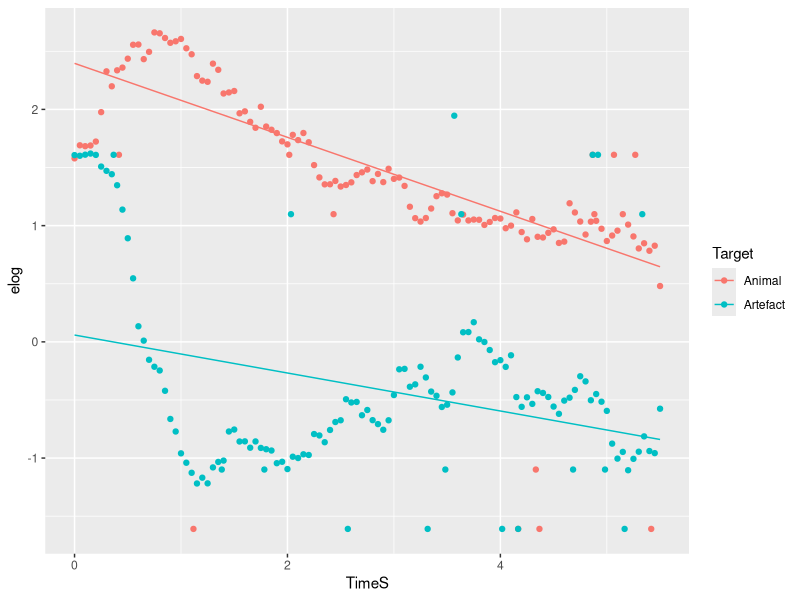
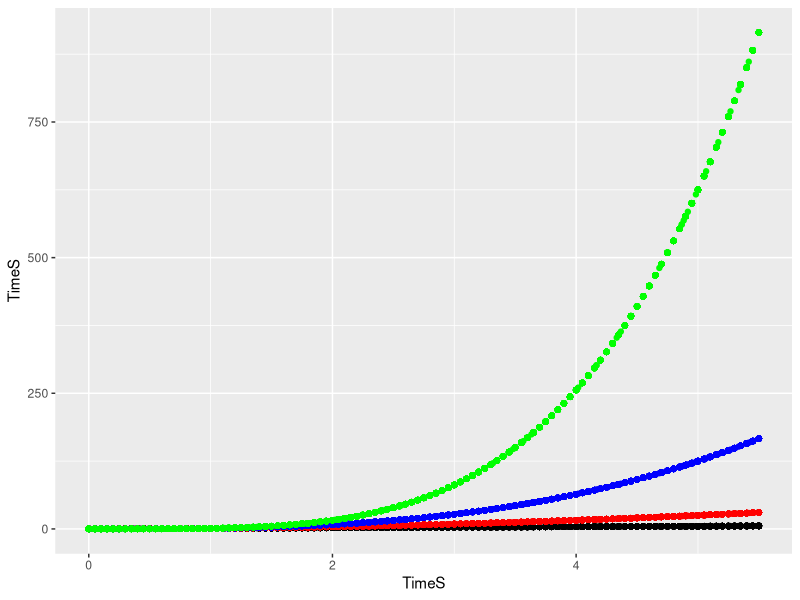
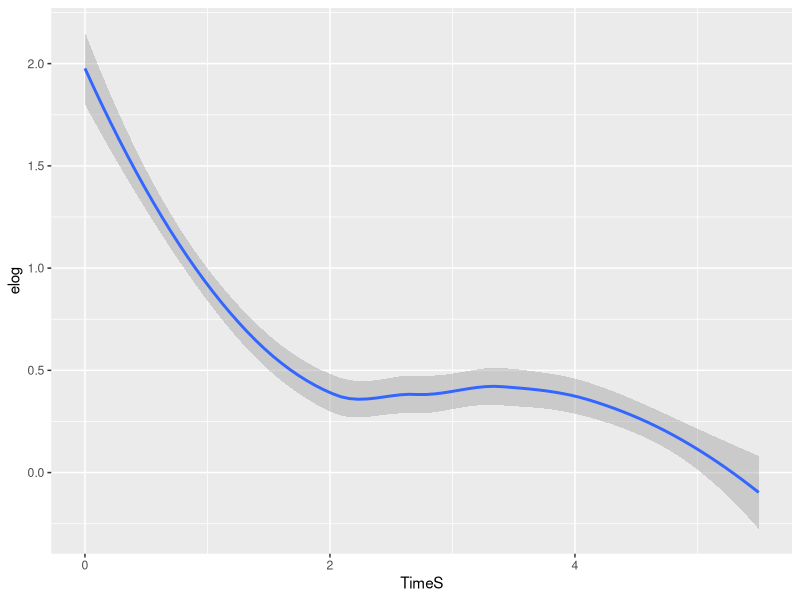
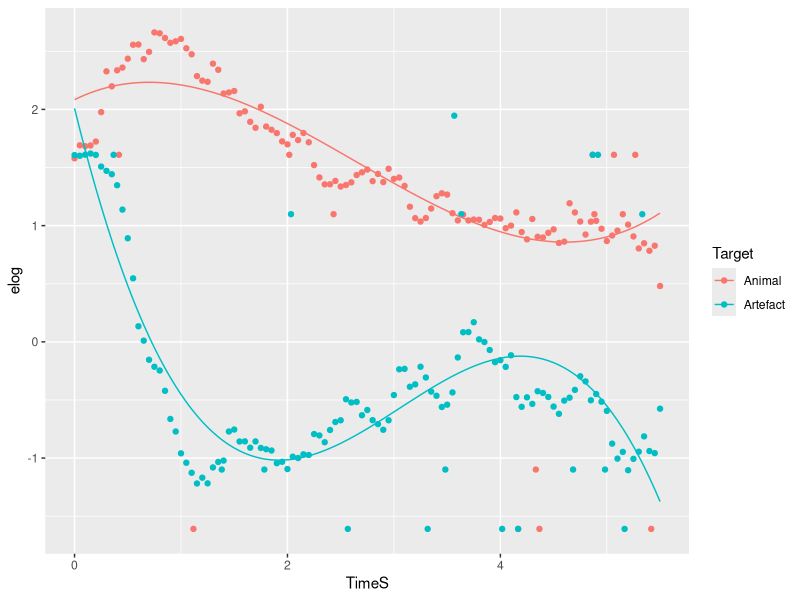
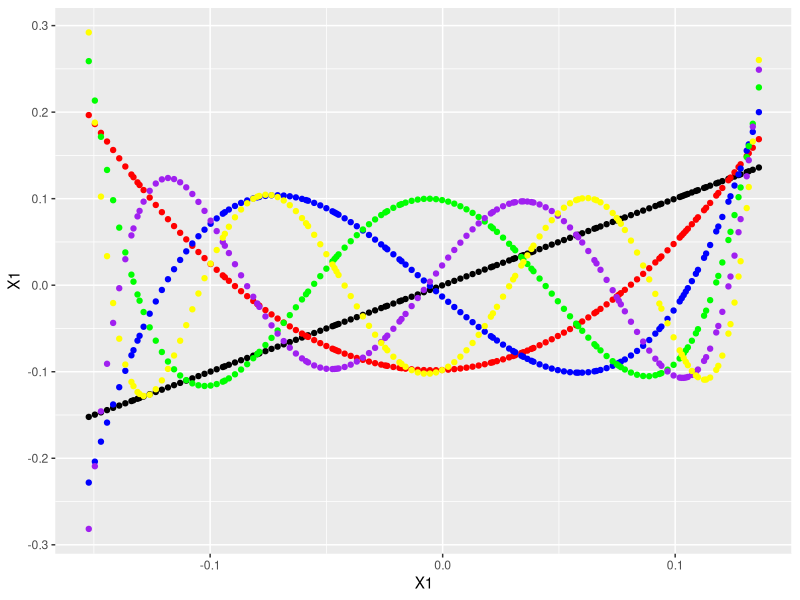
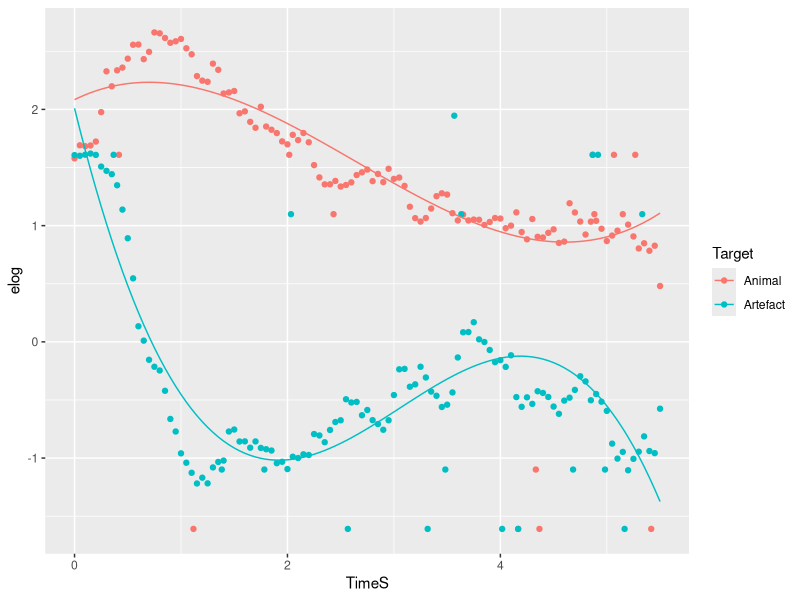

Write R code to recreate these figures, in order. (Note: a time limit stopped this script after it produced the figures.)
## ---- chunk 1
library(ggplot2)
library(lme4)
library(dplyr)
## ---- chunk 2
data <- read.csv('data-eyetracking.csv')
## ---- chunk 3
# rescale, bin, aggregate, and transform our DV's all in one step
binned <- data %>%
        mutate(TimeS = TimeFromSubphaseOnset / 1000,
               Bin = TimeFromSubphaseOnset %/% 50) %>% # re-scale, bin
        group_by(ParticipantName,Target,Bin) %>% # aggregate within bins
        summarise(PropAnimal = mean(Animate), y = sum(Animate), N = length(Animate), TimeS = min(TimeS)) %>%
        mutate(elog = log( (y + .5) / (N - y + .5) ), # empirical logit
               wts = 1/(y + .5) + 1/(N - y + .5), # optional weights
               Arcsin = asin(sqrt(PropAnimal))) %>% # arcsin-sqrt 
        ungroup()        
## ---- chunk 4
binned$TargetC <- ifelse(binned$Target == 'Animal', .5, -.5)
binned$TargetC <- scale(binned$TargetC, center=T, scale=F)

model <- lmer(elog ~ TargetC*TimeS + (1 + TargetC + TimeS | ParticipantName), data = binned)
summary(model)
## ---- chunk 5
ggplot(binned, aes(x=TimeS, y=elog, color=Target)) +
                     stat_summary(fun.y=mean, geom="point") +
                     stat_summary(aes(y=predict(model,binned,re.form=NA)), fun.y=mean, geom="line")
## ---- chunk 6
binned <- binned %>%
          mutate(TimeS_2 = TimeS^2,
                 TimeS_3 = TimeS^3,
                 TimeS_4 = TimeS^4)

head(binned)

ggplot(binned, aes(x=TimeS, y=TimeS)) +
               geom_point() +
               geom_point(aes(y=TimeS_2), color='red') +  
               geom_point(aes(y=TimeS_3), color='blue') +
               geom_point(aes(y=TimeS_4), color='green')
## ---- chunk 7
model <- lmer(elog ~ Target*(TimeS + TimeS_2 + TimeS_3 + TimeS_4) + (1 + Target + TimeS + TimeS_2 + TimeS_3 + TimeS_4 | ParticipantName), data = binned)
summary(model)
## ---- chunk 8
ggplot(binned, aes(x=TimeS, y=elog)) +
               stat_smooth(method="loess")
## ---- chunk 9
model <- lmer(elog ~ Target*(TimeS + TimeS_2 + TimeS_3) + (1 + Target + TimeS + TimeS_2 + TimeS_3 | ParticipantName), data = binned)
summary(model)
## ---- chunk 10
ggplot(binned, aes(x=TimeS, y=elog, color=Target)) +
  stat_summary(fun.y=mean, geom="point") +
  stat_summary(aes(y=predict(model,binned,re.form=NA)), fun.y=mean, geom="line")
## ---- chunk 11
natural_model <- model
## ---- chunk 12
cor(binned[, c('TimeS','TimeS_2','TimeS_3','TimeS_4')])
## ---- chunk 13
orthogonal_polynomials <- poly(sort(as.vector(unique(binned$TimeS))), 6)
head(orthogonal_polynomials)
## ---- chunk 14
ggplot(data.frame(orthogonal_polynomials), aes(x=X1, y=X1)) +
               geom_point() +
               geom_point(aes(y=X2), color='red') +  
               geom_point(aes(y=X3), color='blue') +
               geom_point(aes(y=X4), color='green') +
               geom_point(aes(y=X5), color='purple') +
               geom_point(aes(y=X6), color='yellow')

cor(orthogonal_polynomials[, c(1:6)])
round(cor(orthogonal_polynomials[, c(1:6)]),5)
## ---- chunk 15
time_codes <- data.frame(
                        sort(as.vector(unique(binned$TimeS))),
                        orthogonal_polynomials[, c(1:6)]
                      )
colnames(time_codes) <- c('TimeS','ot1','ot2','ot3','ot4','ot5','ot6')

binned <- merge(binned, time_codes, by='TimeS')
## ---- chunk 16
model <- lmer(elog ~ TargetC*(ot1 + ot2 + ot3) + (1 + TargetC + ot1 + ot2 + ot3 | ParticipantName), data = binned)
summary(model)
## ---- chunk 17
ggplot(binned, aes(x=TimeS, y=elog, color=Target)) +
  stat_summary(fun.y=mean, geom="point") +
  stat_summary(aes(y=predict(model,binned,re.form=NA)), fun.y=mean, geom="line")
## ---- chunk 18
summary(natural_model)
summary(model)
## ---- chunk 19
# confint(model)
  # this takes a long with a model this complex....

drop1(model, ~., test="Chisq")
## ---- chunk 20
model_quartic <- lmer(elog ~ TargetC*(ot1 + ot2 + ot3 + ot4) + (1 + TargetC + ot1 + ot2 + ot3 + ot4 | ParticipantName), data = binned)
summary(model_quartic)

ggplot(binned, aes(x=TimeS, y=elog, color=Target)) +
  stat_summary(fun.y=mean, geom="point") +
  stat_summary(aes(y=predict(model,binned,re.form=NA)), fun.y=mean, geom="line", linetype='dashed') + # 3rd-order model
  stat_summary(aes(y=predict(model_quartic,binned,re.form=NA)), fun.y=mean, geom="line") # 4th-order model

anova(model, model_quartic)
## ---- chunk 21
model_cubic <- lmer(elog ~ TargetC*(ot1 + ot2 + ot3) + (1 + TargetC + ot1 + ot2 + ot3 + ot4 | ParticipantName), data = binned, REML=F)

model_quartic <- lmer(elog ~ TargetC*(ot1 + ot2 + ot3 + ot4) + (1 + TargetC + ot1 + ot2 + ot3 + ot4 | ParticipantName), data = binned, REML=F)

anova(model_cubic, model_quartic)
## ---- chunk 22
model_quartic <- lmer(elog ~ TargetC*(ot1 + ot2 + ot3 + ot4) + (1 + TargetC + ot1 + ot2 + ot3 + ot4 + ot5 | ParticipantName), data = binned, REML=F)

model_quintic <- lmer(elog ~ TargetC*(ot1 + ot2 + ot3 + ot4 + ot5) + (1 + TargetC + ot1 + ot2 + ot3 + ot4 + ot5  | ParticipantName), data = binned, REML=F)

ggplot(binned, aes(x=TimeS, y=elog, color=Target)) +
  stat_summary(fun.y=mean, geom="point") +
  stat_summary(aes(y=predict(model_quartic,binned,re.form=NA)), fun.y=mean, geom="line", linetype='dashed') + # 4th-order model
  stat_summary(aes(y=predict(model_quintic,binned,re.form=NA)), fun.y=mean, geom="line") # 5th-order model

anova(model_quartic, model_quintic)
## ---- chunk 23
model_linear <- lmer(elog ~ TargetC*(ot1) + (1 + TargetC + ot1 | ParticipantName), data = binned)
summary(model_linear)

ggplot(binned, aes(x=TimeS, y=elog, color=Target)) +
  stat_summary(fun.y=mean, geom="point") +
  stat_summary(aes(y=predict(model_quartic,binned,re.form=NA)), fun.y=mean, geom="line", linetype='dashed') + # 3rd-order model
  stat_summary(aes(y=predict(model_linear,binned,re.form=NA)), fun.y=mean, geom="line") # 2nd-order model
## ---- chunk 24
new_condition <- binned[which(binned$Target == 'Animal'), ]
new_condition$Target <- 'Neutral'
#new_condition$y <- new_condition$y - round(new_condition$N / 3)
new_condition$y <- new_condition$y + round(rnorm(length(new_condition$y),-.5,2))
new_condition$y <- ifelse(new_condition$y > new_condition$N,new_condition$N,new_condition$y)
new_condition[which(new_condition$y < 1), 'y'] <- 1
new_condition$PropAnimal <- new_condition$y / new_condition$N
new_condition$elog <- log( (new_condition$y) / (new_condition$N - new_condition$y + .5) )
new_condition$wts <- 1/(new_condition$y + .5) + 1/(new_condition$N - new_condition$y + .5)
new_condition$Arcsin <- asin(sqrt(new_condition$PropAnimal))

binned_3levels <- rbind(binned,new_condition)
binned_3levels$Target <- factor(binned_3levels$Target)

ggplot(binned_3levels, aes(x=TimeS, y=elog, color=Target)) +
  stat_summary(fun.y=mean, geom="point")
## ---- chunk 25
model <- lmer(elog ~ Target*(ot1 + ot2 + ot3) + (1 + Target + ot1 + ot2 + ot3 | ParticipantName), data = binned_3levels)
summary(model)

ggplot(binned_3levels, aes(x=TimeS, y=elog, color=Target)) +
  stat_summary(fun.y=mean, geom="point") +
  stat_summary(aes(y=predict(model,binned_3levels,re.form=NA)), fun.y=mean, geom="line")
## ---- chunk 26
model_null <- lmer(elog ~ Target*(ot1 + ot2) + ot3 + (1 + Target + ot1 + ot2 + ot3 | ParticipantName), data = binned_3levels)
summary(model_null)

anova(model,model_null)
## ---- chunk 27
levels(binned_3levels$Target)
binned_3levels$Target <- factor(binned_3levels$Target,c('Neutral','Animal','Artefact'))
levels(binned_3levels$Target)

model <- lmer(elog ~ Target*(ot1 + ot2 + ot3) + (1 + Target + ot1 + ot2 + ot3 | ParticipantName), data = binned_3levels)
summary(model)
## ---- chunk 28
ls()
rm(list=ls())
